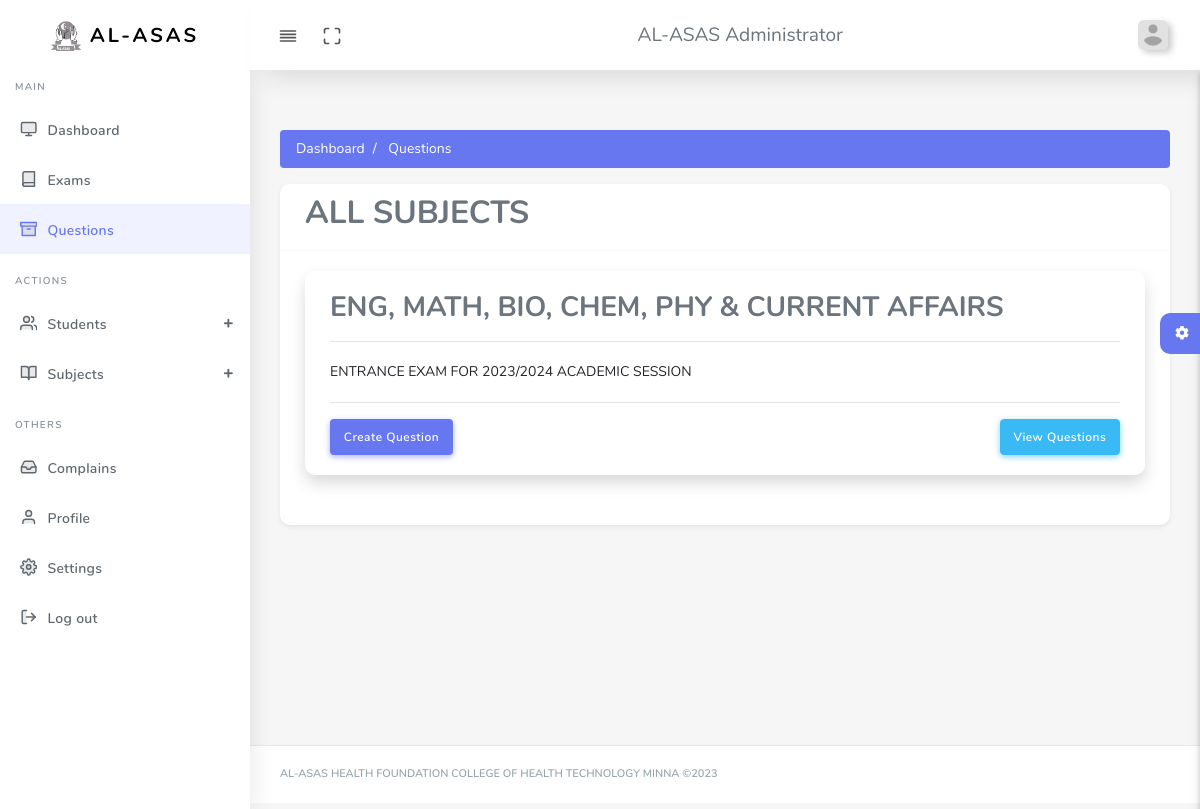
The page /admin/questions.php (signed in) on the database its author committed.
### tables this page shows
CREATE TABLE `subjects` (
  `id` int(10) NOT NULL,
  `title` varchar(50) NOT NULL,
  `description` varchar(200) NOT NULL
);

### admin/helpers/admin-functions.php (called while the page is built, shortened)
<?php
include 'setup.php';
function getAdminByUsername($username)
{
    global $connection;
    $admin_data_q = "SELECT * FROM `admin` WHERE `username` = ?";
    $admin_data_stmt = mysqli_prepare($connection, $admin_data_q);
    mysqli_stmt_bind_param($admin_data_stmt, 's', $username);
    mysqli_stmt_execute($admin_data_stmt);
    $result = mysqli_fetch_assoc(mysqli_stmt_get_result($admin_data_stmt));
    return $result;
}

### admin/helpers/_questions.php (called while the page is built)
<?php
$subject_data_q = "SELECT * FROM `subjects`";
$subject_data_stmt = mysqli_prepare($connection, $subject_data_q);
mysqli_stmt_execute($subject_data_stmt);
$subject_res = mysqli_stmt_get_result($subject_data_stmt);

### admin/questions.php (the view, shortened to what this page needs)
<?php require 'helpers/admin_init.php'; ?>
<?php require 'helpers/_questions.php'; ?>
  <body>
    <div id="app">
      <div class="main-wrapper main-wrapper-1">
        <div class="navbar-bg"></div>
        <?php Includes::custom_include('includes/navbar.php', [], true);    ?>
        <div class="main-sidebar sidebar-style-2">
        </div>
        <div class="main-content">
        <nav aria-label="breadcrumb">
              <ol class="breadcrumb bg-primary text-white-all">
                <li class="breadcrumb-item"><a href="index.php"> Dashboard</a></li>
                <li class="breadcrumb-item active" aria-current="page"> Questions</li>
              </ol>
        </nav>
          <div class="card shadow-sm">
               <div class="card-header">
                    <h2>ALL SUBJECTS</h2>
                  </div>
                  <div class="card-body">
        <?php while ($result = mysqli_fetch_array($subject_res)) : ?>
            <div class="card shadow">
                  <div class="card-body">
                    <h3><?php echo $result['title'] ?></h3>
                    <hr>
                    <p><?php echo $result['description'] ?></p>
                    <hr>
                    <div class="d-flex justify-content-between">
                        <a href="create_question.php?id=<?php echo $result['id'] ?>" class="btn btn-primary">Create Question</a>
                        <a href="view_questions.php?id=<?php echo $result['id'] ?>" class="btn btn-info">View Questions</a>
                    </div>
                  </div>
        </div>
        <?php endwhile; ?>
                  </div>
        </div>
        </div>
      </div>
    </div>
  </body>
</html>

### admin/includes/navbar.php (shortened to what this page needs)
<?php
$adminData = getAdminByUsername($_SESSION['s_adminUsername']);
?>
<nav class="navbar navbar-expand-lg main-navbar sticky">
          <div class="form-inline mr-auto">
            <ul class="navbar-nav mr-3">
              <li>
                <a
                  href="#"
                  data-toggle="sidebar"
                  class="nav-link nav-link-lg collapse-btn"
                >
                  <i data-feather="align-justify"></i
                ></a>
              </li>
              <li>
                <a href="#" class="nav-link nav-link-lg fullscreen-btn">
                  <i data-feather="maximize"></i>
                </a>
              </li>
            </ul>
          </div>
          <div class="form-inline mr-auto">
            <ul class="navbar-nav mr-3">
              <li class="text-bold" style="font-size: 1.2rem">
                AL-ASAS Administrator
              </li>
            </ul>
          </div>
          <ul class="navbar-nav navbar-right">
            <li class="dropdown">
              <a
                href="#"
                data-toggle="dropdown"
                class="nav-link dropdown-toggle nav-link-lg nav-link-user"
              >
                <img
                  alt="image"
                  src="<?php echo $adminData['avatar'] ?>"
                  class="user-img-radious-style" />
              </a>
            </li>
          </ul>
        </nav>

### rows shown on the page
subjects: title "ENG, MATH, BIO, CHEM, PHY & CURRENT AFFAIRS", description "ENTRANCE EXAM FOR 2023/2024 ACADEMIC SESSION"
